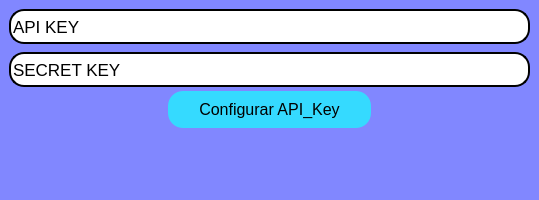
<?xml version="1.0" encoding="UTF-8"?>
<ui version="4.0">
 <class>TelaApi</class>
 <widget class="QMainWindow" name="TelaApi">
  <property name="geometry">
   <rect>
    <x>0</x>
    <y>0</y>
    <width>539</width>
    <height>200</height>
   </rect>
  </property>
  <property name="minimumSize">
   <size>
    <width>539</width>
    <height>200</height>
   </size>
  </property>
  <property name="maximumSize">
   <size>
    <width>16777215</width>
    <height>263</height>
   </size>
  </property>
  <property name="windowTitle">
   <string>MainWindow</string>
  </property>
  <property name="styleSheet">
   <string notr="true">background-color: rgb(129, 135, 255);</string>
  </property>
  <widget class="QWidget" name="centralwidget">
   <layout class="QVBoxLayout" name="verticalLayout">
    <item>
     <widget class="QLineEdit" name="apy_key">
      <property name="minimumSize">
       <size>
        <width>0</width>
        <height>35</height>
       </size>
      </property>
      <property name="font">
       <font>
        <pointsize>13</pointsize>
       </font>
      </property>
      <property name="styleSheet">
       <string notr="true">background-color: rgb(255, 255, 255);
border-radius: 15px;
border-style: outset;
border-width: 2px;</string>
      </property>
      <property name="text">
       <string>API KEY</string>
      </property>
     </widget>
    </item>
    <item>
     <widget class="QLineEdit" name="secret_key">
      <property name="minimumSize">
       <size>
        <width>30</width>
        <height>35</height>
       </size>
      </property>
      <property name="maximumSize">
       <size>
        <width>2000</width>
        <height>30</height>
       </size>
      </property>
      <property name="font">
       <font>
        <pointsize>13</pointsize>
       </font>
      </property>
      <property name="styleSheet">
       <string notr="true">background-color: rgb(255, 255, 255);
border-radius: 15px;
border-style: outset;
border-width: 2px;</string>
      </property>
      <property name="text">
       <string>SECRET KEY</string>
      </property>
     </widget>
    </item>
    <item alignment="Qt::AlignHCenter">
     <widget class="QPushButton" name="botao_config">
      <property name="minimumSize">
       <size>
        <width>203</width>
        <height>37</height>
       </size>
      </property>
      <property name="maximumSize">
       <size>
        <width>234</width>
        <height>35</height>
       </size>
      </property>
      <property name="font">
       <font>
        <pointsize>12</pointsize>
       </font>
      </property>
      <property name="styleSheet">
       <string notr="true">background-color: rgb(53, 218, 255);
border-radius: 15px;
border-style: outset;
</string>
      </property>
      <property name="text">
       <string>Configurar API_Key</string>
      </property>
     </widget>
    </item>
    <item>
     <widget class="QLabel" name="msg_erro">
      <property name="minimumSize">
       <size>
        <width>64</width>
        <height>44</height>
       </size>
      </property>
      <property name="font">
       <font>
        <pointsize>14</pointsize>
       </font>
      </property>
      <property name="styleSheet">
       <string notr="true">color: rgb(0, 0, 0);
</string>
      </property>
      <property name="text">
       <string/>
      </property>
     </widget>
    </item>
   </layout>
  </widget>
  <widget class="QStatusBar" name="statusbar"/>
 </widget>
 <resources/>
 <connections/>
</ui>
